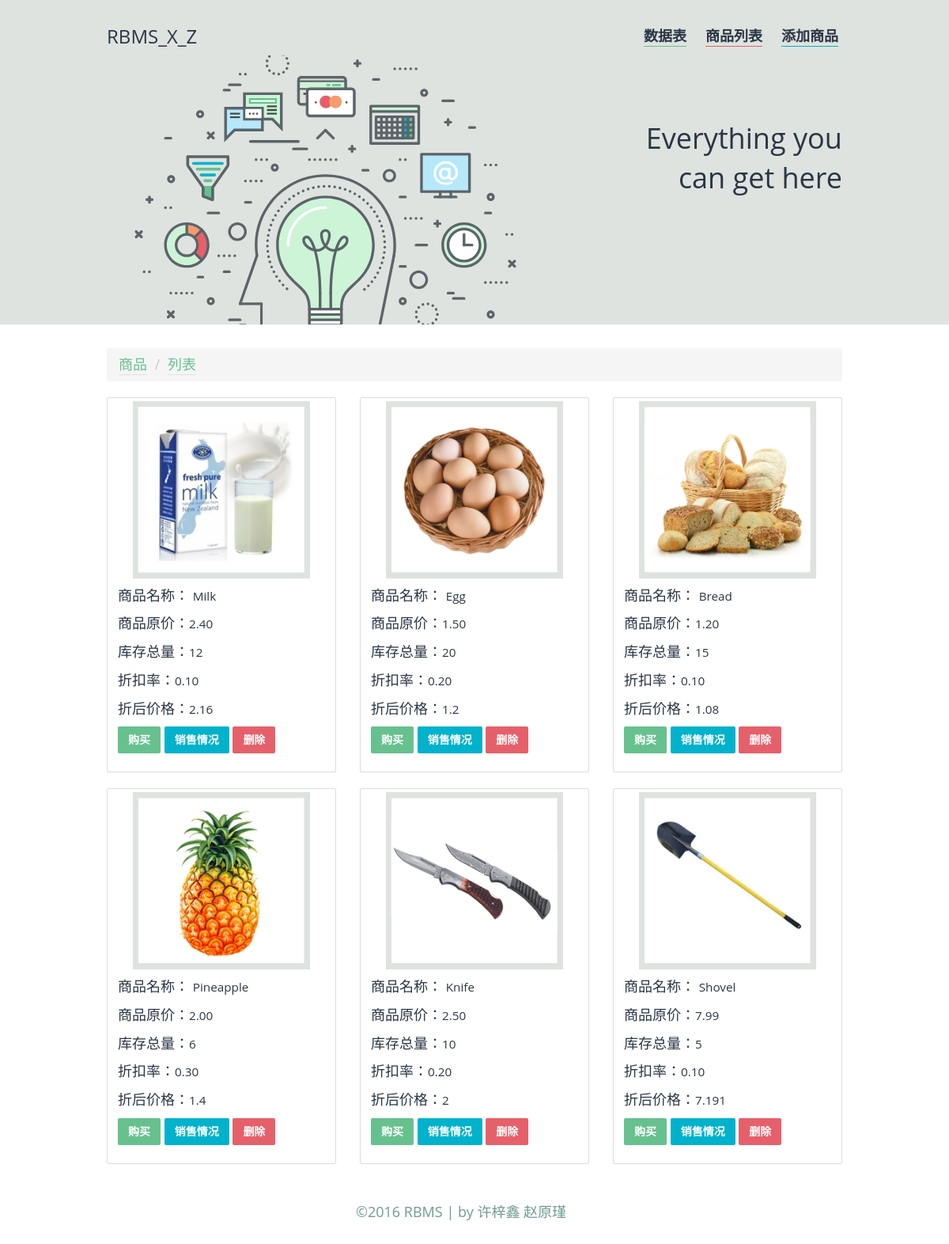
The page / on the database its author committed.
### tables this page shows
CREATE TABLE `products` (
  `pid` int(11) NOT NULL AUTO_INCREMENT,
  `pname` varchar(20) NOT NULL,
  `qoh` int(5) NOT NULL,
  `qoh_threshold` int(5) DEFAULT NULL,
  `original_price` decimal(6,2) DEFAULT NULL,
  `discnt_rate` decimal(3,2) DEFAULT NULL,
  `sid` int(11) DEFAULT NULL,
  `imgname` varchar(50) DEFAULT '',
  PRIMARY KEY (`pid`),
  KEY `sid` (`sid`)
);

### index.php (the view, shortened to what this page needs)
<?php
  include 'head.php';
?>
<?php
  $sql = "call show_products();";
  $query = mysql_query($sql);
  if($query&&mysql_num_rows($query)){
    while($row = mysql_fetch_assoc($query)){
      $data[] = $row;
    }
  }
?>
  <ol class="breadcrumb">
    <li><a>商品</a></li>
    <li><a>列表</a></li>
  </ol>
  <div class="row">
    <?php
      if(!isset($data)) echo "<h3>暂无商品信息，请先添加</h3>";
      else{
        foreach ($data as $prod) {
          $prod['imgname'] = $prod['imgname']? $prod['imgname'] : 'no-image.png';
    ?>
    <div class="col-sm-6 col-md-4">
      <div class="thumbnail">
        <img src="img/<?php echo $prod['imgname'] ?>" >
        <div class="caption">
           <p>商品名称： <small><?php echo $prod['pname'];?></small></p>
            <p>商品原价：<small><?php echo $prod['original_price'];?></small></p>
            <p>库存总量：<small><?php echo $prod['qoh'];?></small></p>
            <p>折扣率：<small><?php echo $prod['discnt_rate'];?></small></p>
            <p>折后价格：<small><?php echo $prod['original_price']*(1-$prod['discnt_rate']);?></small></p>
            <p>
               <a href="purchase.php?pid=<?php echo $prod['pid'];?>" class="btn btn-success" role="button">购买</a>
               <a href="reportsale.php?pid=<?php echo $prod['pid'];?>" class="btn btn-info" role="button">销售情况</a>
               <a href="del_product.php?pid=<?php echo $prod['pid'];?>" class="btn btn-danger" role="button" onclick="return show_confirm();">删除</a>
            </p>
        </div>
      </div>
    </div>
    <?php }} ?>
  </div>
<?php include 'footer.php'; ?>

### head.php (shortened to what this page needs)
<!DOCTYPE html>
<html>
<head>
<link rel="stylesheet" href="css/bootstrap.min.css">
<link rel="stylesheet" href="css/header.css">
<link rel="stylesheet" href="css/style.css">
</head>
<body>
 <nav class="navbar navbar-default navbar-fixed-top" role="navigation">
  <div class="container-fluid">
   <div class="navbar-header">
      <a class="navbar-brand" href="index.php"><h3>RBMS_X_Z</h3></a>
   </div>
   <div class="collapse navbar-collapse"  id="navbar-collapse">
      <ul class="nav navbar-nav navbar-right">
       <li class="dropdown">
          <a  class="navbar-green" href="index.php" class="dropdown-toggle" data-toggle="dropdown">
           数据表
          </a>
       </li>
       <li class="navbar-item-features"><a  class="navbar-red" href="index.php">商品列表</a></li>
       <li class="navbar-item-features"><a  class="navbar-blue" href="insert_products.php">添加商品</a></li>
      </ul>
   </div>
  </div>
</nav>
<header class="header-home">
  <div class="container-fluid">
  <div class="row">
  <div class="col-sm-4 col-sm-offset-8 col-xs-12 header-text">
  <h1>Everything you can get here</h1>
  </div>
  </div>
  </div>
</header>
<div class="container-fluid">

### footer.php
<div class="footer">
    <h4>©2016 RBMS | by 许梓鑫 赵原瑾</h4>
</div>
</div>
</body>
</html>

### css/style.css (style rules this page uses)
body { font-family: 'Open Sans','Helvetica Neue',Arial,'Hiragino Sans GB','Microsoft YaHei','WenQuanYi Micro Hei',sans-serif; }
nav { height: 70px; }
.footer { clear:both; width: 300px; margin: 30px auto; color: #6f9c92; }
#navbar-collapse { margin-top: 15px; }
.header-home { margin-bottom: 30px; }
.thumbnail img { width: 80%; }

### rows shown on the page
products: imgname (picture), pname "Milk", original_price "2.40", qoh "12", discnt_rate "0.10", $prod['original_price']*(1-$prod['discnt_rate']) "2.16"
products: imgname (picture), pname "Egg", original_price "1.50", qoh "20", discnt_rate "0.20", $prod['original_price']*(1-$prod['discnt_rate']) "1.2"
products: imgname (picture), pname "Bread", original_price "1.20", qoh "15", discnt_rate "0.10", $prod['original_price']*(1-$prod['discnt_rate']) "1.08"
products: imgname (picture), pname "Pineapple", original_price "2.00", qoh "6", discnt_rate "0.30", $prod['original_price']*(1-$prod['discnt_rate']) "1.4"
products: imgname (picture), pname "Knife", original_price "2.50", qoh "10", discnt_rate "0.20", $prod['original_price']*(1-$prod['discnt_rate']) "2"
products: imgname (picture), pname "Shovel", original_price "7.99", qoh "5", discnt_rate "0.10", $prod['original_price']*(1-$prod['discnt_rate']) "7.191"
